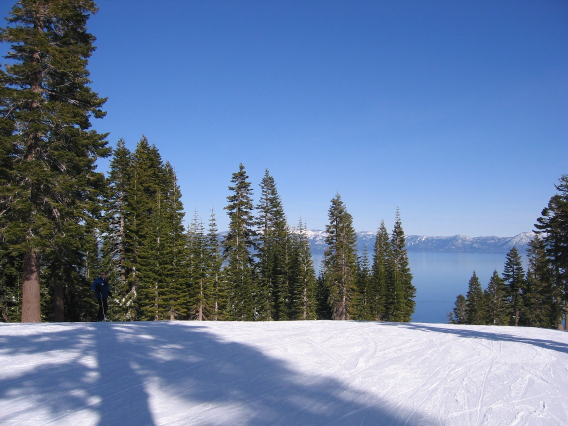
%> input picture demoimages-copy/STA_5973.jpg, 1136 x 852 px (shown at 1/2 size)
$ octave MainFour.m   (GNU Octave 9; MATLAB toolbox functions it lacks are replaced by stand-ins)
%> lines starting %> are read from the running program, lines starting %| are printed output that depends on the picture
### SIFTLOWE.m

%% This function reads an image and returns its SIFT keypoints
%         descriptor for one of the K keypoints.  The descriptor is a vector
%         of 128 values normalized to unit length.
%     locs: K-by-4 matrix, in which each row has the 4 values for a
%         keypoint location (row, column, scale, orientation).  The
%         orientation is in the range [-PI, PI] radians.
% Credits: Thanks for initial version of this program to D. Alvaro and
%          J.J. Guerrero, Universidad de Zaragoza (modified by D. Lowe)
function [image, descriptors, locs] = SIFTLOWE(imageFile)
% Load image
image = imageFile;
[rows, cols] = size(image);
% Convert into PGM imagefile, readable by "keypoints" executable
f = fopen('tmp.pgm', 'w');
if f == -1
    error('Could not create file tmp.pgm.');
end
fprintf(f, 'P5\n%d\n%d\n255\n', cols, rows);
fwrite(f, image', 'uint8');
fclose(f);
% Call keypoints executable
command = '!siftWin32 ';
command = [command ' <tmp.pgm >tmp.key'];
eval(command);
% Open tmp.key and check its header
g = fopen('tmp.key', 'r');
if g == -1
    error('Could not open file tmp.key.');
end
[header, count] = fscanf(g, '%d %d', [1 2]);
if count ~= 2
    error('Invalid keypoint file beginning.');
end
num = header(1);
len = header(2);
if len ~= 128
    error('Keypoint descriptor length invalid (should be 128).');
end

% Creates the two output matrices (use known size for efficiency)
locs = double(zeros(num, 4));
descriptors = double(zeros(num, 128));

% Parse tmp.key
for i = 1:num
    [vector, count] = fscanf(g, '%f %f %f %f', [1 4]); %row col scale ori
    if count ~= 4
        error('Invalid keypoint file format');
    end
    locs(i, :) = vector(1, :);

    [descrip, count] = fscanf(g, '%d', [1 len]);
    if (count ~= 128)
        error('Invalid keypoint file value.');
    end
    % Normalize each input vector to unit length
    descrip = descrip / sqrt(sum(descrip.^2));
    descriptors(i, :) = descrip(1, :);
end
fclose(g);

### MchSift.m
%% SIFT matching between im1 and im2.Returns The lists of matched points for both images.
function [points1, points2] = MchSift(im1, im2, mode, show)
if nargin < 4, show = false;end
if nargin >= 3 && mode == 1
    load previous_points points1 points2
else
    [loc1,loc2,matchidxs]=MATCHED( rgb2gray(im1), rgb2gray(im2), show );
    points1 = loc1(find(matchidxs>0),1:2);
    points2 = loc2(nonzeros(matchidxs),1:2);
    points1 = points1(:,[2 1]);
    points2 = points2(:,[2 1]);
    pts=unique([points1 points2], 'rows');
    fprintf('\n')
    points1 = pts(:,[1 2]);
    points2 = pts(:,[3 4]);
    save previous_points points1 points2
end
end

### MATCHED.m
%% num = match(image1, image2)This function reads two images, finds their SIFT features.
function [loc1,loc2,matchidxs] = MATCHED(image1, image2, show)
if nargin < 3
    show=true;
end
% Find SIFT keypoints for each image
[im1, des1, loc1] = SIFTLOWE(image1);
[im2, des2, loc2] = SIFTLOWE(image2);
distRatio = 0.6;
des2t = des2';
matchidxs=zeros(size(des1,1),1);
for i = 1 : size(des1,1)
   dotprods = des1(i,:) * des2t;
   [vals,indx] = sort(acos(dotprods));

   % Check if nearest neighbor has angle less than distRatio times 2nd.
   if (vals(1) < distRatio * vals(2))
      matchidxs(i) = indx(1);
   end
end
num = sum(matchidxs > 0);
fprintf('Found %d matches.\n', num);

### MainFour.m
%% MainThree is able to Stitch three corresponding pictures from different formats but overlapping parts to eachother
clc
close all
clear all
commandwindow
fprintf(2,'HELLO.\n')
im1 = imread('demoimages-copy/STA_5973.jpg');
%> im1 is the input picture: size 852x1136x3 uint8; mean R, G, B 104.1, 124.8, 157.2
im2 = imread('demoimages-copy/STB_5974.jpg');
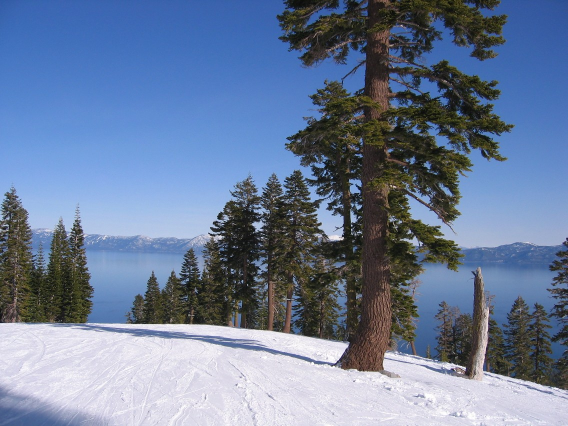
%> input picture demoimages-copy/STB_5974.jpg, 1136 x 852 px (shown at 1/2 size)
%> im2 is the input picture: size 852x1136x3 uint8; mean R, G, B 107.6, 124.6, 153.4
im3 = imread('demoimages-copy/STC_5975.jpg');
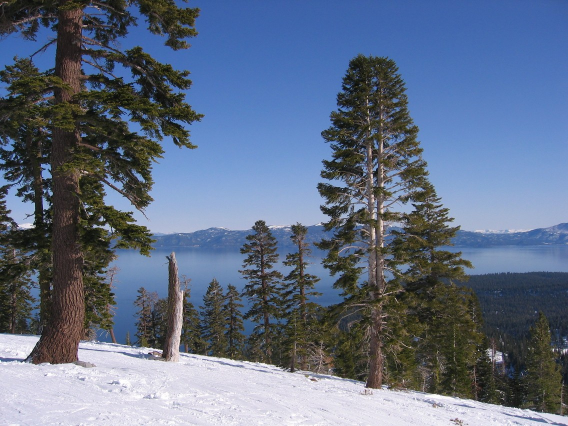
%> input picture demoimages-copy/STC_5975.jpg, 1136 x 852 px (shown at 1/2 size)
%> im3 is the input picture: size 852x1136x3 uint8; mean R, G, B 96.3, 109.8, 132.7
im4 = imread('demoimages-copy/STD_5976.jpg');
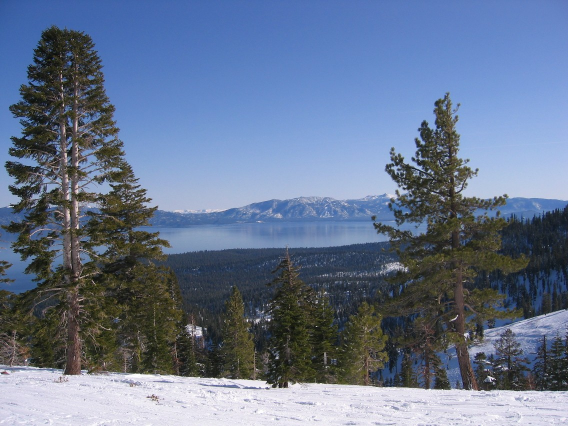
%> input picture demoimages-copy/STD_5976.jpg, 1136 x 852 px (shown at 1/2 size)
%> im4 is the input picture: size 852x1136x3 uint8; mean R, G, B 101.7, 116.8, 142.8
IMRESIZE=input('To be faster, Do you want to reduce image size? Just say y or n--->','s');
%> the answer given: demoimages-copy/STA_5973.jpg
while IMRESIZE~='y' && IMRESIZE~='n'
    IMRESIZE=input('I did not get that... Just say y or n --->','s');
end

warning('off')
if IMRESIZE=='y'
    if size(im1,2)>300 || size(im1,1)>300
        im1=imresize(im1,[300,NaN]);
    end
    if size(im2,2)>300 || size(im2,1)>300
        im2=imresize(im2,[300,NaN]);
    end
    if size(im3,2)>300 || size(im3,1)>300
        im3=imresize(im3,[300,NaN]);
    end
     if size(im4,2)>300 || size(im4,1)>300
        im4=imresize(im4,[300,NaN]);
    end
end
warning('on')
IM1=im1;
IM2=im2;
IM3=im3;
IM4=im4;
%% sift features
[im1points im2points] = MchSift( im1, im2, 0, true );
%> in SIFTLOWE, `image = imageFile;`:
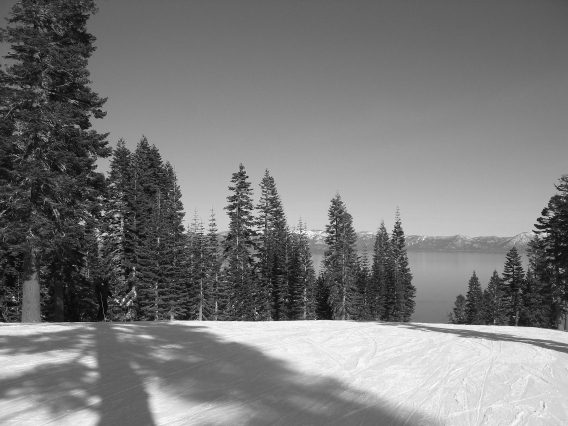
%> image: size 852x1136 uint8 (shown at 1/2 size); min 0, max 255, mean 122.3
%> the run ends on the next line
